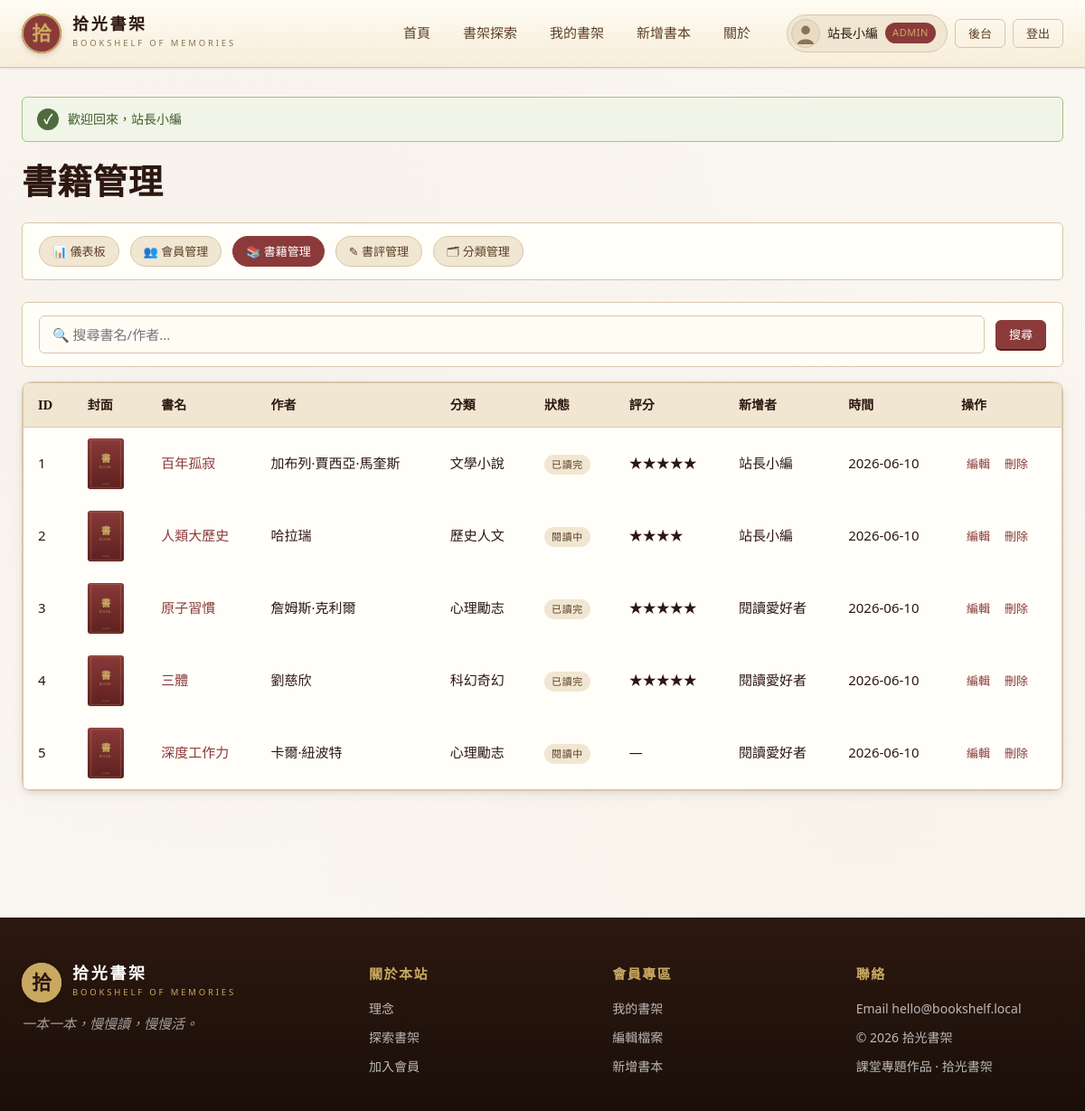
The app's page /admin/books.php (signed in) with its own data.
### tables this page shows
CREATE TABLE books (
    id            INT AUTO_INCREMENT PRIMARY KEY,
    user_id       INT          NOT NULL,
    title         VARCHAR(200) NOT NULL,
    author        VARCHAR(120) NOT NULL,
    isbn          VARCHAR(20)  DEFAULT NULL,
    cover_image   VARCHAR(255) DEFAULT NULL,
    description   TEXT         DEFAULT NULL,
    category_id   INT          DEFAULT NULL,
    status        ENUM('want','reading','finished') NOT NULL DEFAULT 'want',
    rating        TINYINT      DEFAULT NULL,         
    page_count    INT          DEFAULT NULL,
    published_year INT         DEFAULT NULL,
    publisher     VARCHAR(120) DEFAULT NULL,
    created_at    DATETIME     NOT NULL DEFAULT CURRENT_TIMESTAMP,
    updated_at    DATETIME     NOT NULL DEFAULT CURRENT_TIMESTAMP ON UPDATE CURRENT_TIMESTAMP,
    FOREIGN KEY (user_id)     REFERENCES users(id)      ON DELETE CASCADE,
    FOREIGN KEY (category_id) REFERENCES categories(id) ON DELETE SET NULL
);

CREATE TABLE categories (
    id   INT AUTO_INCREMENT PRIMARY KEY,
    name VARCHAR(50) NOT NULL UNIQUE,
    slug VARCHAR(50) NOT NULL UNIQUE
);

CREATE TABLE users (
    id            INT AUTO_INCREMENT PRIMARY KEY,
    username      VARCHAR(50)  NOT NULL UNIQUE,
    email         VARCHAR(120) NOT NULL UNIQUE,
    password_hash VARCHAR(255) NOT NULL,
    display_name  VARCHAR(80)  NOT NULL,
    avatar        VARCHAR(255) DEFAULT NULL,
    bio           TEXT         DEFAULT NULL,
    role          ENUM('user','admin') NOT NULL DEFAULT 'user',
    status        ENUM('active','banned') NOT NULL DEFAULT 'active',
    created_at    DATETIME     NOT NULL DEFAULT CURRENT_TIMESTAMP
);

### includes/db.php (called while the page is built, shortened)
<?php
function db(): PDO
{
    static $pdo = null;
    if ($pdo === null) {
        $dsn = sprintf('mysql:host=%s;dbname=%s;charset=%s', DB_HOST, DB_NAME, DB_CHARSET);
        try {
            $pdo = new PDO($dsn, DB_USER, DB_PASS, [
                PDO::ATTR_ERRMODE            => PDO::ERRMODE_EXCEPTION,
                PDO::ATTR_DEFAULT_FETCH_MODE => PDO::FETCH_ASSOC,
                PDO::ATTR_EMULATE_PREPARES   => false,
            ]);
        } catch (PDOException $e) {
            http_response_code(500);
            die('<h2>資料庫連線失敗</h2><pre>' . htmlspecialchars($e->getMessage()) . '</pre>');
        }
    }
    return $pdo;
}

### admin/books.php (the view, shortened to what this page needs)
<?php
require_once __DIR__ . '/../includes/functions.php';
$q = trim($_GET['q'] ?? '');
$sql = "SELECT b.*, u.display_name, c.name AS cat_name FROM books b
        JOIN users u ON u.id=b.user_id
   LEFT JOIN categories c ON c.id=b.category_id";
$params = [];
$sql .= " ORDER BY b.created_at DESC";
$stmt = db()->prepare($sql);
$stmt->execute($params);
$books = $stmt->fetchAll();
require_once __DIR__ . '/../includes/header.php';
?>
<h1>書籍管理</h1>
<div class="filter-bar" style="margin-bottom:24px;">
  <a href="index.php"      class="chip">📊 儀表板</a>
  <a href="users.php"      class="chip">👥 會員管理</a>
  <a href="books.php"      class="chip active">📚 書籍管理</a>
  <a href="reviews.php"    class="chip">✎ 書評管理</a>
  <a href="categories.php" class="chip">🗂  分類管理</a>
</div>
<form method="get" class="filter-bar" style="margin-bottom:16px;">
  <input type="search" name="q" placeholder="🔍 搜尋書名/作者..." value="<?= e($q) ?>" class="search-input">
  <button class="btn btn-primary btn-sm">搜尋</button>
</form>
<div class="card" style="padding:0;">
<table class="table">
  <thead>
    <tr><th>ID</th><th>封面</th><th>書名</th><th>作者</th><th>分類</th><th>狀態</th><th>評分</th><th>新增者</th><th>時間</th><th>操作</th></tr>
  </thead>
  <tbody>
    <?php foreach ($books as $b): ?>
      <tr>
        <td><?= (int)$b['id'] ?></td>
        <td>
          <img src="<?= e($b['cover_image'] ?: 'assets/images/default_cover.svg') ?>" style="width:40px; height:56px; object-fit:cover; border-radius:3px; box-shadow:var(--shadow-sm);">
        </td>
        <td><a href="../book_detail.php?id=<?= (int)$b['id'] ?>"><?= e($b['title']) ?></a></td>
        <td><?= e($b['author']) ?></td>
        <td><?= e($b['cat_name'] ?? '—') ?></td>
        <td><span class="badge"><?= e(status_label($b['status'])) ?></span></td>
        <td><?= $b['rating'] ? str_repeat('★',(int)$b['rating']) : '—' ?></td>
        <td><?= e($b['display_name']) ?></td>
        <td><?= e(date('Y-m-d', strtotime($b['created_at']))) ?></td>
        <td>
          <a href="../edit_book.php?id=<?= (int)$b['id'] ?>" class="btn-link">編輯</a>
          <form method="post" style="display:inline" data-confirm="確定刪除這本書？">
            <button name="act" value="delete" class="btn-link" style="color:var(--accent);">刪除</button>
          </form>
        </td>
      </tr>
    <?php endforeach; ?>
  </tbody>
</table>
</div>
<?php require_once __DIR__ . '/../includes/footer.php'; ?>

### assets/css/style.css (style rules this page uses)
:root { --bg: #FAF6F0; --bg-2: #F0E6D2; --bg-card: #FFFEF9; --ink: #2C1810; --ink-soft: #5C3D24; --muted: #8B7355; --line: #D8C7A8; --accent: #8B3A3A; --accent-d: #5C1F1F; --gold: #C9A961; --gold-d: #A88B4A; --green: #4F6B3E; --blue: #2D4A6B; --shadow-sm: 0 1px 2px rgba(44,24,16,0.06), 0 1px 3px rgba(44,24,16,0.04); --shadow: 0 4px 12px rgba(44,24,16,0.08), 0 2px 4px rgba(44,24,16,0.04); --shadow-lg: 0 16px 40px rgba(44,24,16,0.12), 0 4px 12px rgba(44,24,16,0.06); --radius: 6px; --radius-lg: 12px; --serif: "Noto Serif TC", "Cormorant Garamond", "Source Han Serif TC", "PMingLiU", serif; --sans: "Noto Sans TC", "PingFang TC", "Microsoft JhengHei", system-ui, sans-serif; }
* { box-sizing: border-box; }
html, body { margin: 0; padding: 0; }
body { font-family: var(--sans); background: var(--bg); color: var(--ink); line-height: 1.7; font-size: 15px; background-image: radial-gradient(circle at 20% 30%, rgba(139,58,58,0.025) 0, transparent 60%), radial-gradient(circle at 80% 70%, rgba(201,169,97,0.04) 0, transparent 50%); min-height: 100vh; display: flex; flex-direction: column; }
a { color: var(--accent); text-decoration: none; transition: color .2s; }
h1, h2, h3, h4 { font-family: var(--serif); color: var(--ink); font-weight: 700; letter-spacing: 0.02em; margin: 0 0 0.6em; }
h1 { font-size: 2.4rem; line-height: 1.2; }
img { max-width: 100%; height: auto; display: block; }
.btn { display: inline-flex; align-items: center; justify-content: center; gap: 6px; padding: 10px 20px; border: 1px solid transparent; border-radius: var(--radius); font-family: var(--sans); font-size: 14px; font-weight: 500; cursor: pointer; text-decoration: none; transition: all .2s; line-height: 1.4; white-space: nowrap; }
.btn-sm { padding: 6px 14px; font-size: 13px; }
.btn-primary { background: var(--accent); color: #fff; border-color: var(--accent); box-shadow: 0 2px 0 var(--accent-d); }
.btn-link { background: none; border: 0; color: var(--accent); padding: 4px 6px; font-size: 13px; }
input[type="text"], input[type="email"], input[type="password"], input[type="number"], input[type="search"], input[type="url"], select, textarea { width: 100%; padding: 10px 14px; background: #FFFCF4; border: 1px solid var(--line); border-radius: var(--radius); font-family: var(--sans); font-size: 15px; color: var(--ink); transition: all .2s; }
.card { background: var(--bg-card); border: 1px solid var(--line); border-radius: var(--radius-lg); padding: 24px; box-shadow: var(--shadow); }
.filter-bar { display: flex; gap: 12px; align-items: center; flex-wrap: wrap; background: var(--bg-card); border: 1px solid var(--line); border-radius: var(--radius); padding: 14px 18px; margin-bottom: 24px; }
.filter-bar .search-input { flex: 1; min-width: 200px; }
.filter-bar .chip { display: inline-block; padding: 5px 14px; background: var(--bg-2); border: 1px solid var(--line); border-radius: 100px; color: var(--ink-soft); font-size: 13px; cursor: pointer; transition: all .2s; }
.filter-bar .chip.active { background: var(--accent); color: #fff; border-color: var(--accent); }
.table { width: 100%; background: var(--bg-card); border: 1px solid var(--line); border-radius: var(--radius); border-collapse: separate; border-spacing: 0; overflow: hidden; }
.table th, .table td { padding: 12px 16px; text-align: left; }
.table th { background: var(--bg-2); font-family: var(--serif); font-weight: 700; color: var(--ink); border-bottom: 1px solid var(--line); font-size: 14px; }
.table tbody tr { border-bottom: 1px solid var(--line); }
.table tbody tr:last-child { border-bottom: 0; }
.badge { display: inline-block; padding: 2px 8px; background: var(--bg-2); color: var(--ink-soft); border-radius: 100px; font-size: 11px; font-weight: 500; letter-spacing: 0.05em; }

### records on screen
books: id "1", title "百年孤寂", author "加布列·賈西亞·馬奎斯", category.name "文學小說", status "已讀完", rating "★★★★★", user.display_name "站長小編", created_at "2026-06-10"
books: id "2", title "人類大歷史", author "哈拉瑞", category.name "歷史人文", status "閱讀中", rating "★★★★", user.display_name "站長小編", created_at "2026-06-10"
books: id "3", title "原子習慣", author "詹姆斯·克利爾", category.name "心理勵志", status "已讀完", rating "★★★★★", user.display_name "閱讀愛好者", created_at "2026-06-10"
books: id "4", title "三體", author "劉慈欣", category.name "科幻奇幻", status "已讀完", rating "★★★★★", user.display_name "閱讀愛好者", created_at "2026-06-10"
books: id "5", title "深度工作力", author "卡爾·紐波特", category.name "心理勵志", status "閱讀中", user.display_name "閱讀愛好者", created_at "2026-06-10"

### other values on screen
$u['display_name'] "站長小編"
$icon "✓"
$f['msg'] "歡迎回來，站長小編"
SITE_TAG "一本一本，慢慢讀，慢慢活。"
SITE_NAME "拾光書架"
